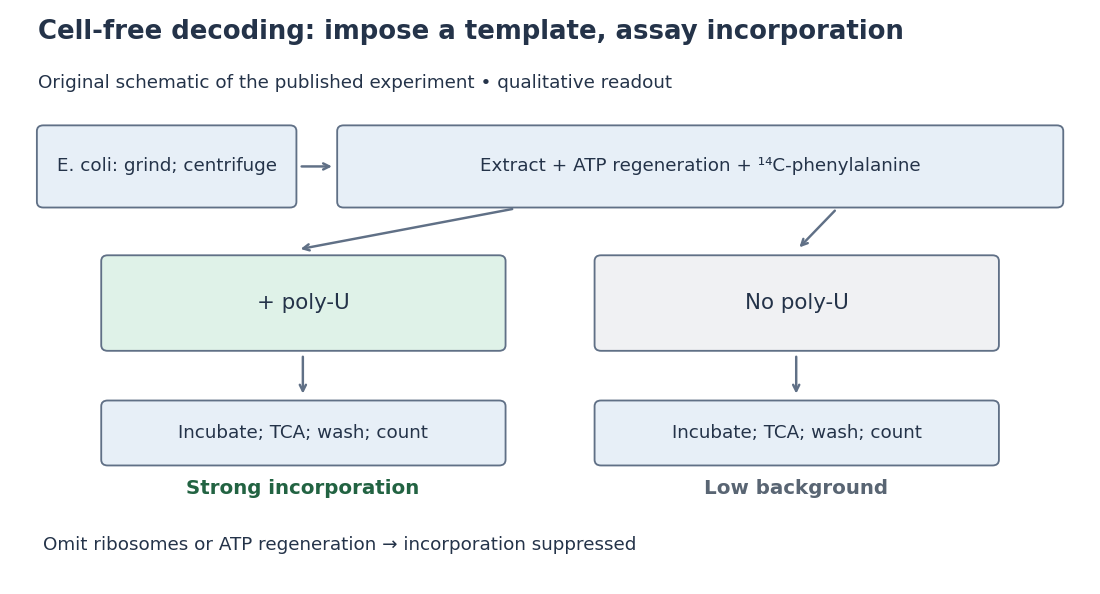

Write Python code to recreate this figure.
"""Original qualitative schematic of the 1961 poly-U assay, not measured data.

Source: Nirenberg and Matthaei, PNAS 47, 1588–1602 (1961),
Methods; Table 1 assay; Tables 6–9; Figure 6.
Tested with Python 3.14 and matplotlib 3.10.7.
"""
from pathlib import Path
import matplotlib.pyplot as plt
from matplotlib.patches import FancyBboxPatch


def draw():
    fig, ax = plt.subplots(figsize=(10, 5.4),dpi=110,facecolor='white')
    ax.set(xlim=(0,10),ylim=(0,6))
    ax.axis('off')
    ink='#243349'
    def box(x,y,w,h,text,color='#e7eff7',size=12):
        ax.add_patch(FancyBboxPatch((x,y),w,h,boxstyle='round,pad=0.06',facecolor=color,edgecolor='#607086',linewidth=1.2))
        ax.text(x+w/2,y+h/2,text,ha='center',va='center',fontsize=size,color=ink,linespacing=1.45)
    def arrow(a,b):
        ax.annotate('',xy=b,xytext=a,arrowprops={'arrowstyle':'->','lw':1.6,'color':'#607086'})
    ax.text(.2,5.65,'Cell-free decoding: impose a template, assay incorporation',fontsize=17,weight='bold',color=ink)
    ax.text(.2,5.14,'Original schematic of the published experiment • qualitative readout',fontsize=12,color=ink)
    box(.25,3.95,2.3,.74,'E. coli: grind; centrifuge')
    arrow((2.63,4.32),(2.97,4.32))
    box(3.05,3.95,6.65,.74,'Extract + ATP regeneration + ¹⁴C-phenylalanine')
    arrow((4.65,3.88),(2.62,3.45))
    arrow((7.65,3.88),(7.28,3.45))
    box(.85,2.45,3.65,.88,'+ poly-U',color='#dff2e8',size=14)
    box(5.45,2.45,3.65,.88,'No poly-U',color='#f0f1f3',size=14)
    arrow((2.67,2.36),(2.67,1.91))
    arrow((7.27,2.36),(7.27,1.91))
    box(.85,1.25,3.65,.56,'Incubate; TCA; wash; count',size=12)
    box(5.45,1.25,3.65,.56,'Incubate; TCA; wash; count',size=12)
    ax.text(2.67,.89,'Strong incorporation',ha='center',fontsize=13,color='#226342',weight='bold')
    ax.text(7.27,.89,'Low background',ha='center',fontsize=13,color='#596573',weight='bold')
    ax.text(.25,.30,'Omit ribosomes or ATP regeneration → incorporation suppressed',fontsize=12,color=ink)
    fig.subplots_adjust(left=.015,right=.99,top=.99,bottom=.025)
    fig.savefig(Path(__file__).stem+'.png',facecolor='white',transparent=False)
    plt.close(fig)

if __name__=='__main__':
    draw()
